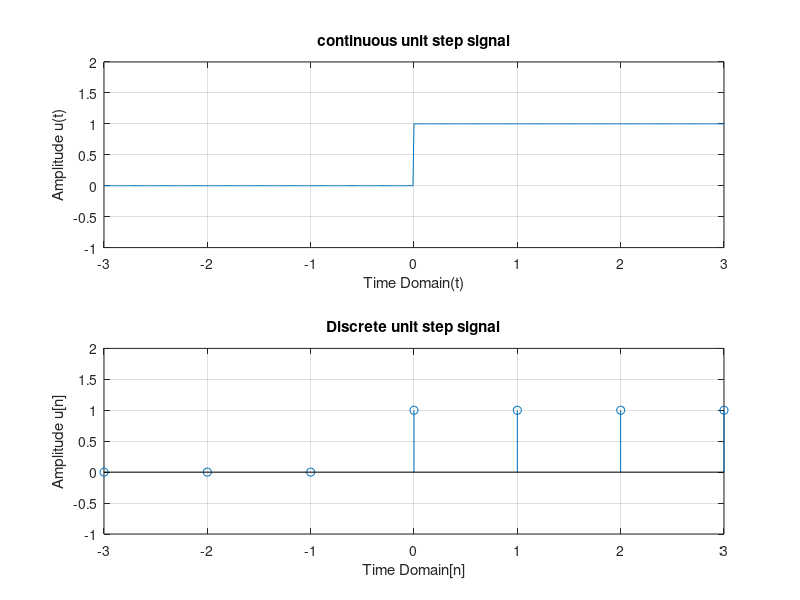

Write MATLAB code to recreate this figure.
%Lab 1.3
%Impulse Signal

t = -5:0.01:5;
y=(t>=0);
subplot(2,1,1); %subplot(row, column, position)
plot(t,y);
xlabel('Time Domain(t)');
ylabel('Amplitude u(t)');
title('continuous unit step signal');
grid on;
axis([-3 3 -1 2]); %axix([x_min x_max y_min y_max]);


n = -5:1:5;
y=(n>=0);
subplot(2,1,2);
stem(n,y);
xlabel('Time Domain[n]');
ylabel('Amplitude u[n]');
title('Discrete unit step signal');
grid on;
axis([-3 3 -1 2]); 
